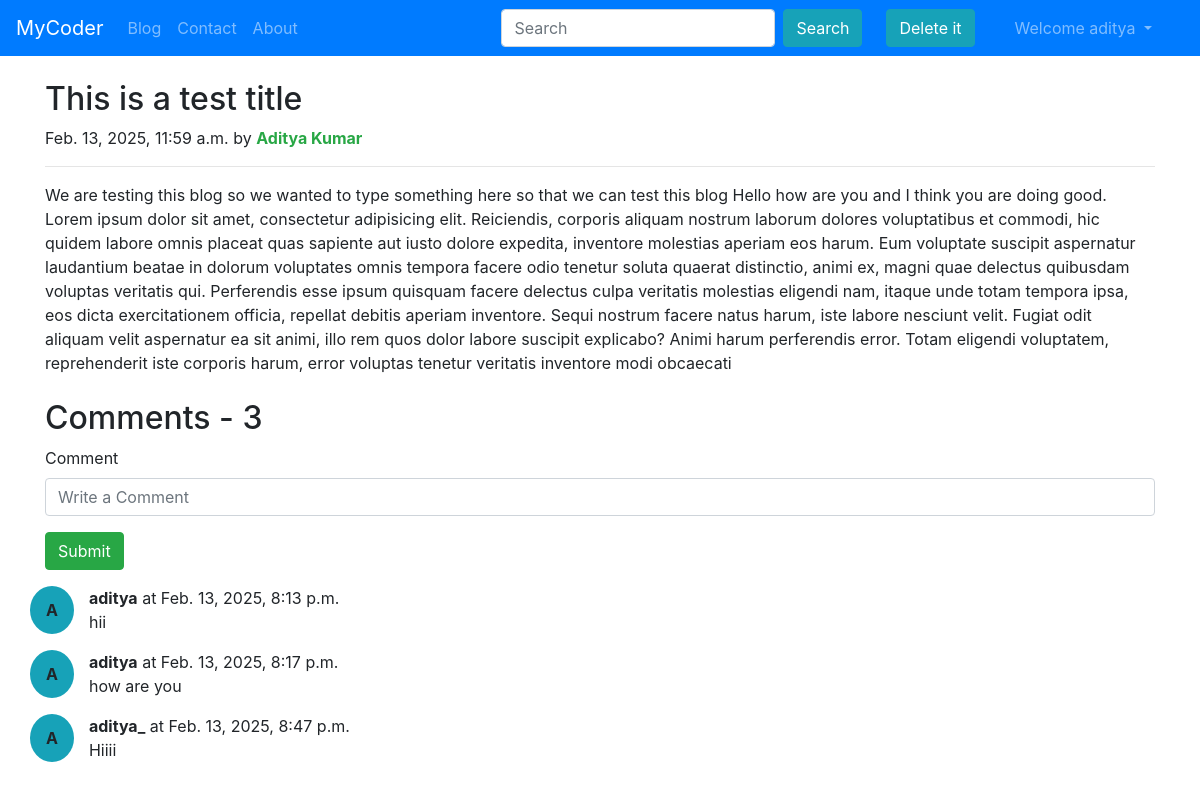
The page /blog/dummy-post (signed in) on the database its author committed.
### blog/models.py (models this page shows, shortened)
class Post(models.Model):
    sno = models.AutoField(primary_key=True)
    title = models.CharField(max_length=50)
    content = models.TextField(max_length=100000)
    author = models.CharField(max_length=30)
    slug = models.CharField(max_length=30)
    timeStamp = models.DateTimeField(blank=True)

class BlogComment(models.Model):
    sno = models.AutoField(primary_key=True)
    comment = models.TextField()
    user = models.ForeignKey(User, on_delete=models.CASCADE)
    post = models.ForeignKey(Post, on_delete=models.CASCADE) # if post is deleted then also delete the comments
    parent = models.ForeignKey('self', on_delete=models.CASCADE, null=True)
    timeStamp = models.DateTimeField(default=now)

### blog/views.py (the view)
# urls.py: path('<str:slug>', views.blogPost, name='Blog Post'),
def blogPost(request, slug):
    post = Post.objects.get(slug=slug)
    comments = BlogComment.objects.filter(post=post)
    context = {'post': post, 'comments': comments, 'user': request.user}
    return render(request, 'blog/blogPost.html', context)

### templates/blog/blogPost.html (shortened to what this page needs)
{% extends "base.html" %}
{% block body %}
    <div class="container my-4">
        <div class="blog-post">
            <h2 class="blog-post-title">{{post.title}}</h2>
            <p class="blog-post-meta">{{post.timeStamp}} by <strong class="text-success">{{post.author}}</strong></p>
            <hr>
            <p>{{post.content}}</p>
        </div>
    </div>
    <div class="container">
        <h2>Comments - {{comments.count}}</h2>
        <div class="my-2">
            {% if not user.is_authenticated %}
                <div class="alert alert-warning" role="alert">
                    Please login to Post a Comment
                </div>
            {% else %}
                <form action="/blog/postComment" method="post">{% csrf_token %}
                    <div class="mb-3 form-group">
                        <label for="comment" class="form-label">Comment</label>
                        <input type="text" name="comment" class="form-control" id="comment" placeholder="Write a Comment" required>
                    </div>
                    <button type="submit" class="btn btn-success">Submit</button>
                </form>
            {% endif %}
        </div>
        {% for comment in comments %}
        <div class="row my-3">
            <div class="bg-info d-flex justify-content-center align-items-center rounded-circle p-1 px-3"><b>{{comment.user.username|slice:"0:1"|upper}}</b></div>
            <div class="col-md-11 ">
                <b>{{comment.user.username}}</b> at {{comment.timeStamp}}
                <div>{{comment.comment}}</div>
            </div>
        </div>
        {% endfor %}
    </div>
{% endblock body %}

### templates/base.html (shortened to what this page needs)
<!DOCTYPE html>
<html lang="en">
  <head>
    <link rel="stylesheet" href="https://cdn.jsdelivr.net/npm/bootstrap@4.6.2/dist/css/bootstrap.min.css">
  </head>
  <nav class="navbar navbar-expand-lg navbar-dark bg-primary">
    <a class="navbar-brand" href="/">MyCoder</a>
    <div class="collapse navbar-collapse" id="navbarSupportedContent">
      <ul class="navbar-nav mr-auto">
        <li class="nav-item">
          <a class="nav-link {% block blog %}{% endblock blog %}" href="/blog">Blog</a>
        </li>
        <li class="nav-item">
          <a class="nav-link {% block contact %}{% endblock contact %}" href="/contact">Contact</a>
        </li>
        <li class="nav-item">
          <a class="nav-link {% block about %}{% endblock about %}" href="/about">About</a>
        </li>
      </ul>
      <form class="form-inline my-2 my-lg-0 mx-3" action="/search">
        <input class="form-control mr-sm-2" type="search" name='search' id="search" placeholder="Search" aria-label="Search">
        <button class="btn btn-info my-2 my-sm-0" type="submit">Search</button>
      </form>
      <a role="button" href="/admin" target="_blank" class="btn btn-info m-2 my-sm-0" type="submit">Delete it</a>
      {% if not user.is_authenticated %}
        <button type="button" class="btn btn-info mx-2" data-toggle="modal" data-target="#loginModal">
          Login
        </button>
        <button type="button" class="btn btn-info" data-toggle="modal" data-target="#signupModal">
          Signup
        </button>
      {% else %}
        <ul class="navbar-nav mx-4">
          <li class="nav-item dropdown">
            <a class="nav-link dropdown-toggle" href="#" role="button" data-toggle="dropdown" aria-expanded="false">
              Welcome {{request.user}}
            </a>
          </li>
        </ul>
      {% endif %}
    </div>
  </nav>
  {% block body %}{% endblock body %}
</html>

### rows shown on the page
Post: title "This is a test title", timeStamp "Feb. 13, 2025, 11:59 a.m.", author "Aditya Kumar", content "We are testing this blog so we wanted to type something here so that we can test this blog Hello how are you and I think you are doing good. Lorem ipsum dolor sit amet, consectetur adipisicing elit. Reiciendis, corporis aliquam nostrum laborum dolores voluptatibus et commodi, hic quidem labore omnis placeat quas sapiente aut iusto dolore expedita, inventore molestias aperiam eos harum. Eum voluptate suscipit aspernatur laudantium beatae in dolorum voluptates omnis tempora facere odio tenetur soluta quaerat distinctio, animi ex, magni quae delectus quibusdam voluptas veritatis qui. Perferendis esse ipsum quisquam facere delectus culpa veritatis molestias eligendi nam, itaque unde totam…"
BlogComment: user.username "A", user.username "aditya", timeStamp "Feb. 13, 2025, 8:13 p.m.", comment "hii"
BlogComment: user.username "A", user.username "aditya", timeStamp "Feb. 13, 2025, 8:17 p.m.", comment "how are you"
BlogComment: user.username "A", user.username "aditya_", timeStamp "Feb. 13, 2025, 8:47 p.m.", comment "Hiiii"

### other values the page prints
{{ request.user }} "aditya"
{{ comments.count }} "3"
